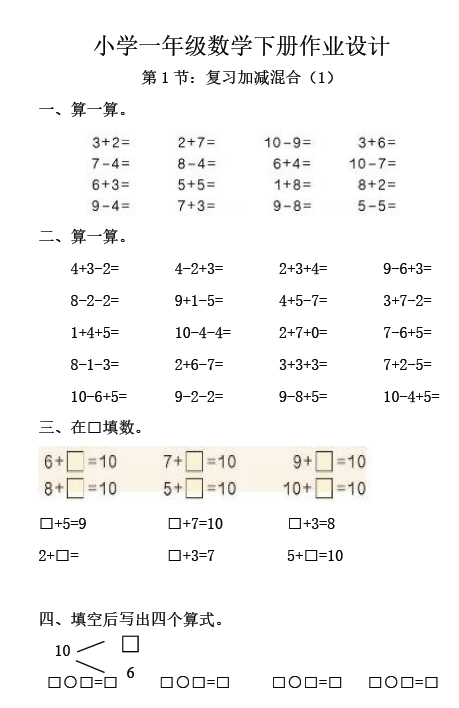
#> input picture pic/math.jpg, 459 x 708 px
$ python 034-adapterbinary.py
#> lines starting #> are read from the running program, lines starting #| are printed output that depends on the picture; after the words box and inside, x2 and y2 are one past the last pixel; in counts of white or black regions, pixels touching at a corner belong together
import cv2
import numpy as np

img = cv2.imread("./pic/math.jpg")
#> img is the input picture: shape (708, 459, 3); mean B, G, R 245.9, 246.6, 246.9
img1 = cv2.cvtColor(img,cv2.COLOR_BGR2GRAY)
# 自适应二值化
dst =cv2.adaptiveThreshold(img1,255
                               ,cv2.ADAPTIVE_THRESH_GAUSSIAN_C
                               ,cv2.THRESH_BINARY,11,0)
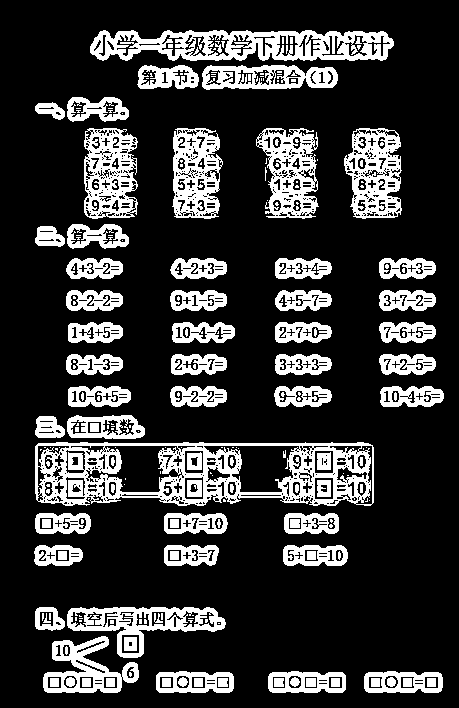
#> dst: shape (708, 459); 21.6% white; 228 white regions (129 under 20 px), largest, box (x1, y1, x2, y2) and area: (35, 442, 374, 506) 10014, (90, 30, 394, 61) 5799, (84, 128, 138, 219) 3168

print(dst.shape)
#| (708, 459)


cv2.imshow("img",img)
cv2.imshow("img1",img1)
cv2.imshow("dst",dst)
cv2.waitKey(0)
